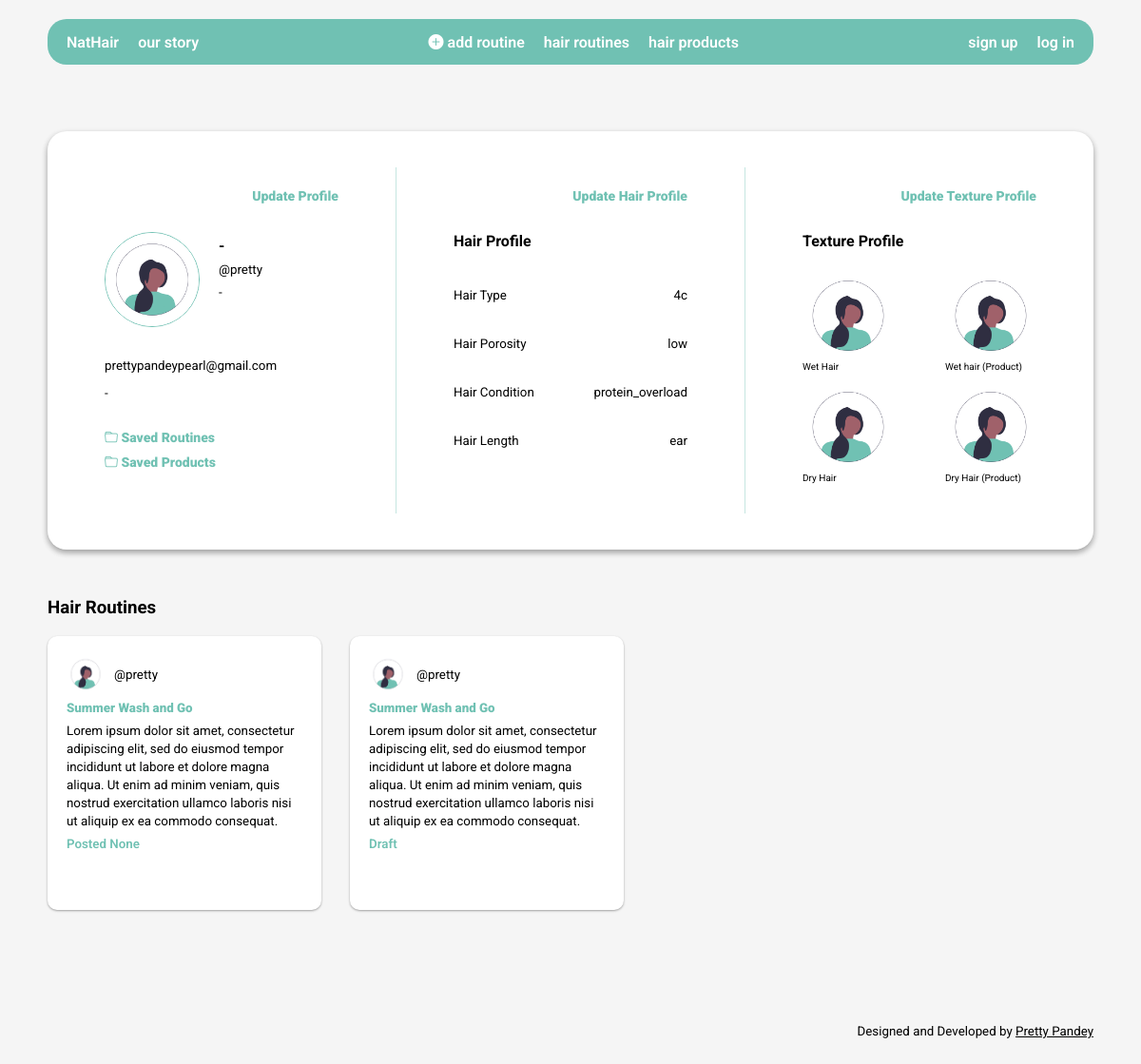
The page /accounts/profile/1/ on the database its author committed.
### accounts/models.py (models this page shows, shortened)
class Profile(models.Model):
    user = models.OneToOneField(User, on_delete=models.CASCADE)
    full_name = models.CharField(max_length=255, null=True, blank=True)
    bio = models.TextField(null=True, blank=True)
    profile_pic = models.ImageField(upload_to='profile_pics', default='blank-profile-pic.png')
    location = models.CharField(max_length=255, null=True, blank=True)
    date_of_birth = models.DateField(null=True, blank=True)

class HairProfile(models.Model):
    user = models.OneToOneField(User, on_delete=models.CASCADE)
    TYPE_CHOICES = (
        ("1a", "1a"),
        ("1b", "1b"),
        ("1c", "1c"),
        ("2a", "2a"),
        ("2b", "2b"),
        ("2c", "2c"),
        ("3a", "3a"),
        ("3b", "3b"),
        ("3c", "3c"),
        ("4a", "4a"),
        ("4b", "4b"),
        ("4c", "4c"),
    )
    hair_type = models.CharField(
        max_length = 2,
        choices = TYPE_CHOICES
    )
    POROSITY_CHOICES = (
        ("Low Porosity", "Low Porosity"),
        ("Medium Porosity", "Medium Porosity"),
        ("Hight Porosity", "Hight Porosity"),
    )
    hair_porosity = models.CharField(
        max_length=20,
        choices= POROSITY_CHOICES
    )
    CONDITION_CHOICES = (
        ("Protein Overload", "Protein Overload"),
        ("Moisture Overload", "Moisture Overload"),
        ("Healthy", "Healthy"),
        ("Dandruff", "Dandruff"),
        ("Hair Loss", "Hair Loss"),
        ("Dry Hair", "Dry Hair"),
        ("Split Ends", "Split Ends"),
        ("Greasy Hair", "Greasy Hair"),
        ("Frizzy", "Frizzy"),
        ("Heat Damage", "Heat Damage"),
        ("Color Damage", "Color Damage")
    )
    hair_condition = models.CharField(
        max_length=20,
        choices= CONDITION_CHOICES
    )
    LENGTH_CHOICES = (
        ("Ear Length", "Ear Length"),
        ("Neck (top) Length", "Neck (top) Length"),
        ("Neck (bottom) Length", "Neck (bottom) Length"),
        ("Collarbone Length", "Collarbone Length"),
        ("Shoulder Length", "Shoulder Length"),
        ("Armpit Length", "Armpit Length"),
        ("Bra Strap Length", "Bra Strap Length"),
        ("Mid Back Length", "Mid Back Length"),
        ("Waist Length", "Waist Length"),
        ("Hip Length", "Hip Length"),
        ("Tailbone Length", "Tailbone Length"),
        ("Classic Length", "Classic Length"),
        ("Mid Thigh Length", "Mid Thigh Length"),
        ("Knee Length", "Knee Length"),
        ("Calf Length", "Calf Length"),
        ("Ankle Length", "Ankle Length"),
        ("Floor Length", "Floor Length"),
    )
    hair_length = models.CharField(
        max_length=20,
        choices= LENGTH_CHOICES
    )

### routines/models.py (models this page shows, shortened)
class HairRoutine(models.Model):
    user = models.ForeignKey(User, on_delete=models.CASCADE)
    name = models.CharField(max_length=255)
    description = models.TextField()
    notes = models.TextField()
    is_draft = models.BooleanField(default=True)
    posted_at = models.DateTimeField(blank=True, null=True)
    likes = models.ManyToManyField(User, related_name='liked_routines', through=Like)

### accounts/views.py (the view)
# urls.py: path('profile/<int:pk>/', views.profile, name='profile'),
def profile(request, pk):
    template = 'profile.html'
    user_object = get_object_or_404(User, pk=pk)
    user_profile = Profile.objects.get(user=user_object)
    hair_profile = HairProfile.objects.get(user=user_object)
    texture_profile = TextureProfile.objects.get(user=user_object)
    hair_routines = HairRoutine.objects.filter(user=user_object)
    context = {
        'user_object': user_object,
        'user_profile': user_profile,
        'hair_profile': hair_profile,
        'texture_profile': texture_profile,
        'hair_routines': hair_routines,
    }
    return render(request, template, context)

### accounts/templatetags/cache_bust.py (called while the page is built)
@register.simple_tag(name='cache_bust')
def cache_bust():
    if settings.DEBUG:
        version = uuid.uuid1()
    else:
        version = os.environ.get('PROJECT_VERSION')
        if version is None:
            version = '1'
    return '__v__={version}'.format(version=version)

### accounts/templates/profile.html (shortened to what this page needs)
{% extends 'base.html' %}
{% load static %}
{% load cache_bust %}
{% block styles %}
<link rel="stylesheet" href="{% static 'css/profile.css' %}?{% cache_bust %}">
<link rel="stylesheet" href="{% static 'css/routine.css' %}?{% cache_bust %}" />
{% endblock %}
{% block content %}
<div class="user-profiles">
    <div class="profile-card">
        <a href="{% url 'update_profile' %}" class="profile-btn">Update Profile</a>
        <div class="user-info">
            {% if user_profile.profile_pic %}
            <img src="{{user_profile.profile_pic.url}}" alt="User Profile Picture" class="profile-img">
            {% else %}
            <img src="{% static 'img/default_img/default_texture_img.png' %}" alt="User Profile Picture" class="profile-img">
            {% endif %}
            <div>
                {% if user_profile.full_name %}
                <p><strong>{{user_profile.full_name}}</strong></p>
                {% else %}
                <p><strong>-</strong></p>
                {% endif %}
                <p><small>@{{user_object.username}}</small></p>
                {% if user_profile.location %}
                <p><small>{{user_profile.location}}</small></p>
                {% else %}
                <p><small>-</small></p>
                {% endif %}
            </div>
        </div>
        <div class="private-info">
            <p><small>{{user_object.email}}</small></p>
            {% if user_profile.date_of_birth %}
            <p><small>{{user_profile.date_of_birth}}</small></p>
            {% else %}
            <p><small>-</small></p>
            {% endif %}
        </div>
        <div class="user-saved-content">
            <a href="{% url 'saved_routines' %}"><i class="bi bi-folder"></i> Saved Routines</a>
            <a href="{% url 'saved_products' %}"><i class="bi bi-folder"></i> Saved Products</a>
        </div>
    </div>
    <div class="profile-card hair-profile">
        <a href="{% url 'hair_profile' %}" class="profile-btn">Update Hair Profile</a>
        <h4>Hair Profile</h4>
        <div class="hair-profile-info">
            <p><small>Hair Type</small></p>
            {% if hair_profile.hair_type %}
            <p><small>{{hair_profile.hair_type}}</small></p>
            {% else %}
            <p><small>-</small></p>
            {% endif %}
        </div>
        <div class="hair-profile-info">
            <p><small>Hair Porosity</small></p>
            {% if hair_profile.hair_porosity %}
            <p><small>{{hair_profile.hair_porosity}}</small></p>
            {% else %}
            <p><small>-</small></p>
            {% endif %}
        </div>
        <div class="hair-profile-info">
            <p><small>Hair Condition</small></p>
            {% if hair_profile.hair_condition %}
            <p><small>{{hair_profile.hair_condition}}</small></p>
            {% else %}
            <p><small>-</small></p>
            {% endif %}
        </div>
        <div class="hair-profile-info">
            <p><small>Hair Length</small></p>
            {% if hair_profile.hair_length %}
            <p><small>{{hair_profile.hair_length}}</small></p>
            {% else %}
            <p><small>-</small></p>
            {% endif %}
        </div>
    </div>
    <div class="profile-card">
        <a href="{% url 'texture_profile' %}" class="profile-btn">Update Texture Profile</a>
        <h4>Texture Profile</h4>
        <div class="texture-section">
            <div class=texture-img-container>
                {% if texture_profile.wet_hair %}
                <img src="{{texture_profile.wet_hair.url}}" alt="Wet Hair Texture" class="texture-img">
                {% else %}
                <img src="{% static 'img/default_img/default_texture_img.png' %}" alt="Wet Hair Texture" class="texture-img">
                {% endif %}
                <small>Wet Hair</small>
            </div>
            <div class="texture-img-container">
                {% if texture_profile.wet_hair_prod %}
                <img src="{{texture_profile.wet_hair_prod.url}}" alt="Wet Hair Texture With Product" class="texture-img">
                {% else %}
                <img src="{% static 'img/default_img/default_texture_img.png' %}" alt="Wet Hair Texture With Product" class="texture-img">
                {% endif %}
                <small>Wet hair (Product)</small>
            </div>
        </div>
        <div class="texture-section">
            <div  class="texture-img-container">
                {% if texture_profile.dry_hair %}
                <img src="{{texture_profile.dry_hair.url}}" alt="Dry Hair Texture" class="texture-img">
                {% else %}
                <img src="{% static 'img/default_img/default_texture_img.png' %}" alt="Dry Hair Texture" class="texture-img">
                {% endif %}
                <small>Dry Hair</small>
            </div>
            <div class="texture-img-container">
                {% if texture_profile.dry_hair_prod %}
                <img src="{{texture_profile.dry_hair_prod.url}}" alt="Dry Hair Texture With Product" class="texture-img">
                {% else %}
                <img src="{% static 'img/default_img/default_texture_img.png' %}" alt="Dry Hair Texture With Product" class="texture-img">
                {% endif %}
                <small>Dry Hair (Product)</small>
            </div>
        </div>
    </div>
</div>
<div class="routines-wrapper">
    <h3>Hair Routines</h3>
    {% if hair_routines %}
    <ul class="routines-list">
        {% for hair_routine in hair_routines %}
        <li>
            <a href="{% url 'routine_detail' hair_routine.id %}">
                <div class="user-info">
                    <img src="{{hair_routine.user.profile.profile_pic.url}}" alt="User Profile Picture">
                    <div class="user-name">
                        <p><small>@{{hair_routine.user.username}}</small></p>
                    </div>
                </div>
                <p class="routine-name"><small>{{hair_routine.name}}</small></p>
                <p><small>{{hair_routine.description}}</small></p>
                {% if hair_routine.is_draft == False %}
                <p class="routine-date"><small>Posted {{hair_routine.posted_at}}</small></p>
                {% elif hair_routine.is_draft == True %}
                <p class="routine-date"><small>Draft</small></p>
                {% endif %}
            </a>
        </li>
    {% endfor %}
    </ul>
{% endif %}
</div>
{% endblock content %}

### accounts/templates/base.html (shortened to what this page needs)
{% load cache_bust %}
{% load static %}
<!DOCTYPE html>
<html lang="en">
<head>
    {% block styles %}{% endblock %}
    <link rel="stylesheet" href="{% static 'css/main.css' %}?{% cache_bust %}" />
    <link rel="stylesheet" href="https://cdn.jsdelivr.net/npm/bootstrap-icons@1.10.5/font/bootstrap-icons.css">
</head>
<body>
    {% with request.resolver_match.url_name as url_name %}
    {% if not url_name == 'landing-page' and not url_name == 'login' and not url_name == 'signup' %}
        {% include 'navbar.html' %}
    {% endif %}
    <div class="wrapper">
        {% block content %}{% endblock %}
    </div>
    {% if not url_name == 'landing-page' %}
        {% include 'footer.html' %}
    {% endif %}
    {% endwith %}
</body>
</html>

### accounts/templates/navbar.html
<nav>
    <div>
        <ul>
            <li><a href="{% url 'home' %}">NatHair</a></li>
            <li><a href="{% url 'landing-page' %}">our story</a></li>
        </ul>
    </div>
    <div>
        <ul>
        <li><a href="{% url 'create_routine' %}"><i class="bi bi-plus-circle-fill"></i> add routine</a></li>
        <li><a href="{% url 'routines_list' %}">hair routines</a></li>
        <li><a href="{% url 'product_list' %}">hair products</a></li>
        </ul>
    </div>
    <div>
        <ul>
            {% if user.is_authenticated %}
            <li><a href="{% url 'profile' pk=user.pk %}">profile</a></li>
            <li><a href="{% url 'logout' %}">log out</a></li>
            {% else %}
            <li><a href="{% url 'signup' %}">sign up</a></li>
            <li><a href="{% url 'login' %}">log in</a></li>
            {% endif %}
        </ul>
    </div>
</nav>

### accounts/templates/footer.html
<footer>
    <small>Designed and Developed by <a href="https://www.github.com/pandeypearl" target="_blank">Pretty Pandey</a></small>
</footer>

### static/css/profile.css (style rules this page uses)
.user-profiles { display: flex; justify-content: space-evenly; margin-top: 50px; gap:30px; background-color: white; border-radius: 20px; box-shadow: var(--shadow-2); padding: 30px; }
.profile-card { width: 20rem; padding: 30px; }
.profile-card .profile-btn { text-align: right; display: block; margin-bottom: 30px; text-decoration: none; color: var(--green); font-weight: 900; font-size: 14px; }
.profile-card .profile-img { display: block; width: 100px; height: 100px; border-radius: 50%; object-fit: cover; border: 1px solid var(--green); }
.profile-card .user-info { display: flex; gap: 20px; }
.profile-card .user-info div p { margin:5px 0; }
.private-info { margin: 30px 0; }
.private-info p { margin: 10px 0; }
.user-saved-content { margin: 10px 0; }
.user-saved-content a { display: block; margin: 10px 0; }
.user-saved-content a { text-decoration: none; color: var(--green); font-weight: 900; font-size: 14px; }
.hair-profile-info { display: flex; justify-content: space-between }
.texture-section { display: flex; justify-content: space-between; margin-bottom: 10px; }
.texture-img-container { display: flex; flex-direction: column; width: 6rem; }
.texture-img-container small { font-size: 10px; }
.texture-img { width: 6rem; height: 6rem; object-fit: cover; border-radius: 4px; }

### static/css/routine.css (style rules this page uses)
.routines-wrapper { margin: 50px 0; }
.routines-list { list-style-type: none; display: flex; gap: 30px; flex-wrap: wrap; padding-left: 0; }
.routines-list li { width: 18rem; height: 18rem; box-shadow: var(--shadow-3); border-radius: 10px; position: relative; background-color: white; }
.routines-list li a { position:absolute; top: 10px; left: 10px; right: 10px; bottom: 10px; text-decoration: none; padding: 10px; color: var(--black); }
.routines-list li a p { margin:5px 0; }
.routines-list li a .user-info { display: flex; align-items:center; gap: 10px; }
.routines-list li a .user-info .user-name p { margin:0; }
.routines-list li a .user-info img { width: 40px; height: 40px; border-radius: 50%; object-fit: cover; }
.routines-list li a .routine-name { color: var(--green); font-weight: 900; }
.routine-date { color: var(--green); font-weight: 600; margin-top: 20px; }

### static/css/main.css (style rules this page uses)
:root { --black: #000100; --mustard: #EAE0CC; --mouve: #C9ADA1; --olive: #A0A083; --khaki: #798478; --veld: #4D6A6D; --green: #70C1B3; --shadow-1: rgba(0, 0, 0, 0.25) 0px 14px 28px, rgba(0, 0, 0, 0.22) 0px 10px 10px; --shadow-2: rgba(0, 0, 0, 0.16) 0px 3px 6px, rgba(0, 0, 0, 0.23) 0px 3px 6px; --shadow-3: rgba(0, 0, 0, 0.12) 0px 1px 3px, rgba(0, 0, 0, 0.24) 0px 1px 2px; --shadow-4: rgba(50, 50, 93, 0.25) 0px 6px 12px -2px, rgba(0, 0, 0, 0.3) 0px 3px 7px -3px; --shadow-5: rgba(0, 0, 0, 0.24) 0px 3px 8px; --shadow-6: rgba(0, 0, 0, 0.35) 0px 5px 15px; }
html { font-family: 'Roboto', sans-serif; background-color: whitesmoke; }
body { margin:0; }
* { box-sizing: border-box; }
.wrapper { min-height: 100vh; padding: 20px 50px; }
nav { position: -webkit-sticky; position: sticky; top: 20px; max-width: 100%; height: 6vh; background-color: var(--green); color: white; display: flex; justify-content: space-between; align-items: center; padding: 0 20px; margin: 20px 50px 0 50px; border-radius: 20px; }
nav div ul { display: flex; gap: 20px; list-style-type: none; padding-left: 0; }
nav div ul li a { color: white; text-decoration: none; font-weight: 600; }
footer { display: flex; justify-content: flex-end; margin: 50px; }
footer small a { color: var(--black); }

### rows shown on the page
Profile: profile_pic (placeholder picture)
HairProfile: hair_type "4c", hair_porosity "low", hair_condition "protein_overload", hair_length "ear"
HairRoutine: user.profile.profile_pic (placeholder picture), user.username "pretty", name "Summer Wash and Go", description "Lorem ipsum dolor sit amet, consectetur adipiscing elit, sed do eiusmod tempor incididunt ut labore et dolore magna aliqua. Ut enim ad minim veniam, quis nostrud exercitation ullamco laboris nisi ut aliquip ex ea commodo consequat.", posted_at "None"
HairRoutine: user.profile.profile_pic (placeholder picture), user.username "pretty", name "Summer Wash and Go", description "Lorem ipsum dolor sit amet, consectetur adipiscing elit, sed do eiusmod tempor incididunt ut labore et dolore magna aliqua. Ut enim ad minim veniam, quis nostrud exercitation ullamco laboris nisi ut aliquip ex ea commodo consequat.", is_draft "Draft"

### other values the page prints
{{ user_object.username }} "pretty"
{{ user_object.email }} "prettypandeypearl@gmail.com"
